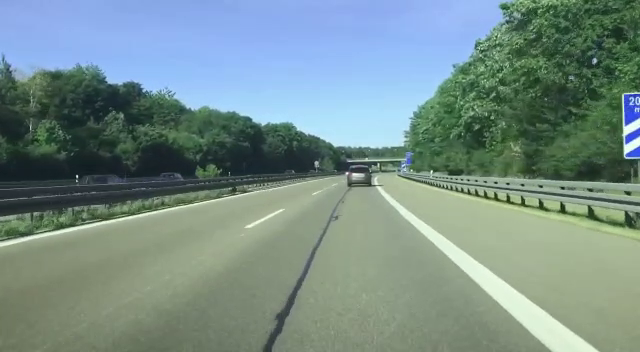
#> input picture frame 38 of WhatsApp Video 2022-07-15 at 9.40.22 AM.mp4, 640 x 352 px
$ jupyter execute ITproject.ipynb
#> lines starting #> are read from the running program, lines starting #| are printed output that depends on the picture; after the words box and inside, x2 and y2 are one past the last pixel; in counts of white or black regions, pixels touching at a corner belong together
#> further down, frame is the input picture: shape (352, 640, 3); mean B, G, R 136.9, 141.9, 118.8
[cell 1]
import cv2 as cv
import numpy as np
import matplotlib.pyplot as plt

def region_of_interest(img,vertices):                      #detectes the region of interest from the canny image
    mask=np.zeros_like(img)                               #creating a black image of the same size
    match_mask_color=255                                #setting mask colour to white
    cv.fillPoly(mask,vertices,match_mask_color)           # filling black image with white colour of given vertices
    masked_image=cv.bitwise_and(img,mask)                # applying bitwise and to find the region of interest
    return masked_image

def draw_the_lines(img,lines):                      #addding lines to image
    img=np.copy(img)                                                   #copying the image to another variable
    blank_img=np.zeros((img.shape[0],img.shape[1],3),dtype=np.uint8)
    for line in lines:
        for x1,y1,x2,y2 in line:
            cv.line(blank_img,(x1,y1),(x2,y2),(0,255,0),thickness=3)       #creating lines to a plane black image
    img=cv.addWeighted(img,0.8,blank_img,1,0.0)                         #merging image with lines with original image
    return img

def process(image):                      #method to detect road lane line in the image
    height=image.shape[0]
#> height = 352
    width=image.shape[1]
#> width = 640
    region_of_interest_vertices=[                      #finding the vertices of region_of_interest

     (0,height),
     (width/2,height/2),
     (width,height)
    ]
#> region_of_interest_vertices = [(0, 352), (320, 176), (640, 352)]
    real=np.copy(image)

    gray_image=cv.cvtColor(image,cv.COLOR_RGB2GRAY)     #converts from one colorscale to other
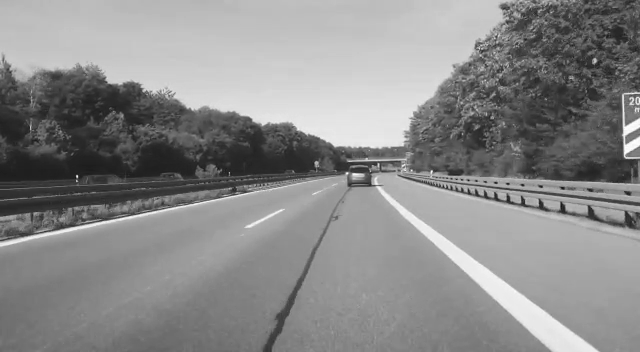
#> gray_image: shape (352, 640); min 22, max 254, mean 137.7
    canny_image=cv.Canny(gray_image,100,120)             #edge detectionn
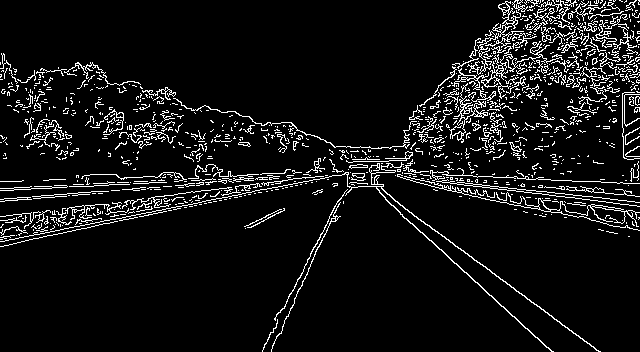
#> canny_image: shape (352, 640); 7.7% white in thin lines or dots

    cropped_image=region_of_interest(canny_image,
                    np.array([region_of_interest_vertices],np.int32),)
#> in region_of_interest, `cv.fillPoly(mask,vertices,match_mask_color)`:
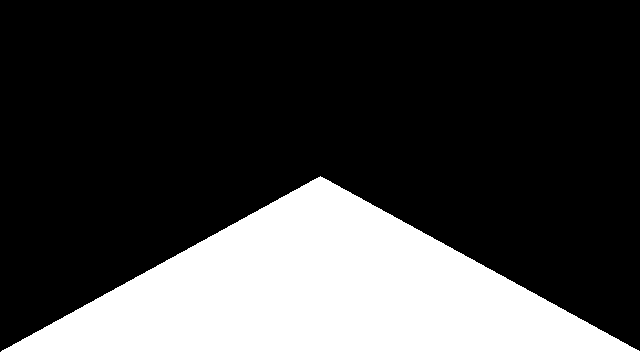
#> mask: shape (352, 640); 25.1% white; 1 white region, box (x1, y1, x2, y2) and area: (1, 176, 640, 352) 56464
#> in region_of_interest, `masked_image=cv.bitwise_and(img,mask)`:
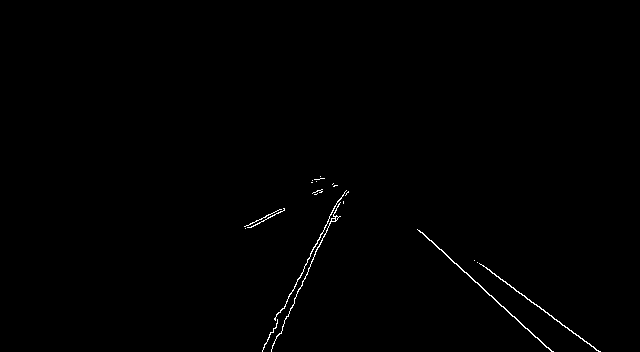
#> masked_image: shape (352, 640); 0.47% white in thin lines or dots, all inside (x1, y1, x2, y2) = (244, 176, 601, 352)


    lines=cv.HoughLinesP(cropped_image,          #detecting lines from region of interest
                   rho=2,
                   theta=np.pi/60,
                   threshold=50,
                   lines=np.array([]),
                   minLineLength=40,
                   maxLineGap=100)
#> lines = [[500, 279, 599, 351], [417, 229, 553, 351], [262, 350, 339, 199], [280, 333, 342, 195], [271, 351, 337, 201], [249, 227, 314, 194], [477, 262, 600, 351]]

    image_with_lines=draw_the_lines(real,lines)       #addding lines to image
#> the loop in draw_the_lines, `for line in lines:` made 7 passes
#> after the loop in draw_the_lines, `for line in lines:`:
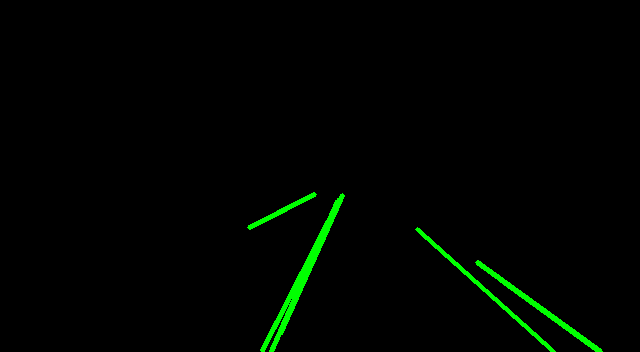
#> blank_img: shape (352, 640, 3); mean of channels 0, 1, 2 0, 4.2, 0; drawn as B, G, R
#> in draw_the_lines, `img=cv.addWeighted(img,0.8,blank_img,1,0.0)`:
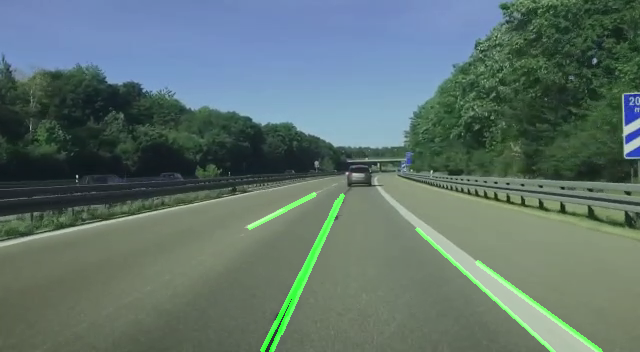
#> img: shape (352, 640, 3); mean B, G, R 109.5, 115.5, 95
    return image_with_lines

cap=cv.VideoCapture("E:\IT Project\WhatsApp Video 2022-07-15 at 9.40.22 AM.mp4")     #reading the video
while(cap.isOpened()):
    ret,frame=cap.read()     #cv2.VideoCapture.read() function returns two value, one is boolean that tells whether the reading happended successfully or not, oteher is a frame of video
    frame=process(frame)
    cv.imshow("Video with lines",frame)
    if cv.waitKey(1) & 0xFF==ord('q'):
#> (key q is pressed here)
        break

cap.release()
cv.destroyAllWindows()

$ run again, starting later in the video
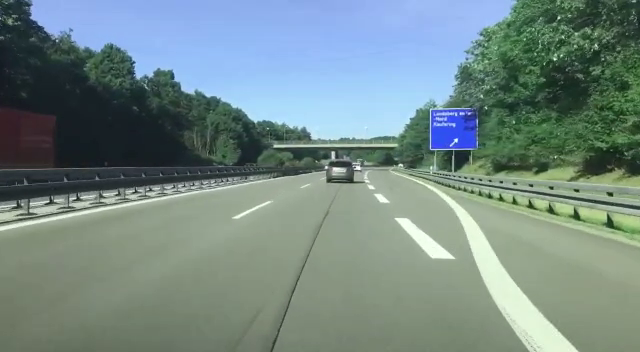
#> input picture frame 174 of WhatsApp Video 2022-07-15 at 9.40.22 AM.mp4, 640 x 352 px
#> frame is the input picture: shape (352, 640, 3); mean B, G, R 133.7, 137, 116.4
#> in process, `canny_image=cv.Canny(gray_image,100,120)`:
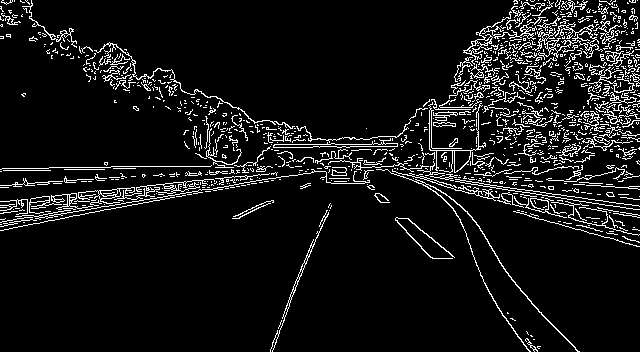
#> canny_image: shape (352, 640); 8.1% white in thin lines or dots
#> mask: shape (352, 640); 25.1% white; 1 white region, box (x1, y1, x2, y2) and area: (1, 176, 640, 352) 56464
#> masked_image: shape (352, 640); 0.37% white in thin lines or dots, all inside (x1, y1, x2, y2) = (270, 177, 580, 352)
#> lines = [[283, 314, 331, 205], [270, 350, 312, 241], [493, 300, 530, 351], [272, 351, 327, 182], [531, 303, 579, 351], [437, 242, 534, 339], [278, 335, 326, 210]]
#> the loop in draw_the_lines, `for line in lines:` made 7 passes
#> in draw_the_lines, `img=cv.addWeighted(img,0.8,blank_img,1,0.0)`:
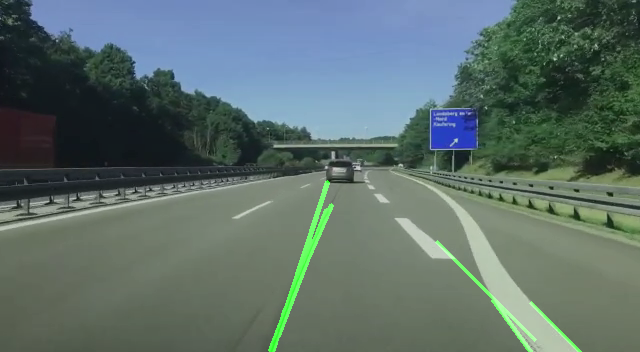
#> img: shape (352, 640, 3); mean B, G, R 107, 111.1, 93.1

$ run again, starting later in the video
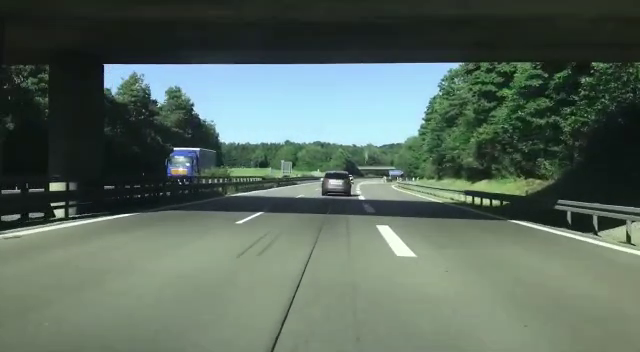
#> input picture frame 310 of WhatsApp Video 2022-07-15 at 9.40.22 AM.mp4, 640 x 352 px
#> frame is the input picture: shape (352, 640, 3); mean B, G, R 93.6, 104.6, 88.4
#> in process, `canny_image=cv.Canny(gray_image,100,120)`:
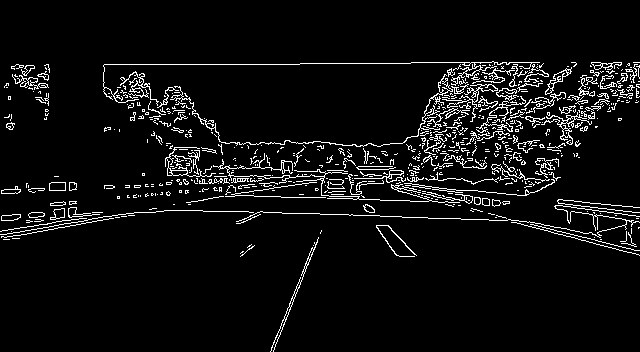
#> canny_image: shape (352, 640); 5.9% white in thin lines or dots, all inside (x1, y1, x2, y2) = (0, 61, 640, 352)
#> mask: shape (352, 640); 25.1% white; 1 white region, box (x1, y1, x2, y2) and area: (1, 176, 640, 352) 56464
#> masked_image: shape (352, 640); 0.4% white in thin lines or dots, all inside (x1, y1, x2, y2) = (236, 176, 417, 352)
#> lines = [[280, 328, 334, 188], [280, 334, 336, 188], [301, 213, 357, 215], [357, 196, 416, 255], [281, 197, 325, 197], [270, 351, 289, 303], [239, 220, 352, 196], [358, 198, 394, 253]]
#> the loop in draw_the_lines, `for line in lines:` made 8 passes
#> in draw_the_lines, `img=cv.addWeighted(img,0.8,blank_img,1,0.0)`:
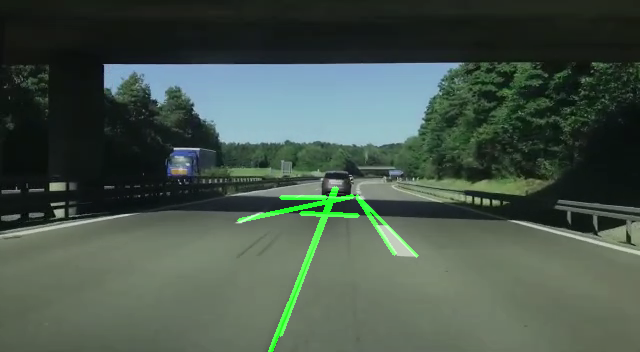
#> img: shape (352, 640, 3); mean B, G, R 74.8, 85.8, 70.7
